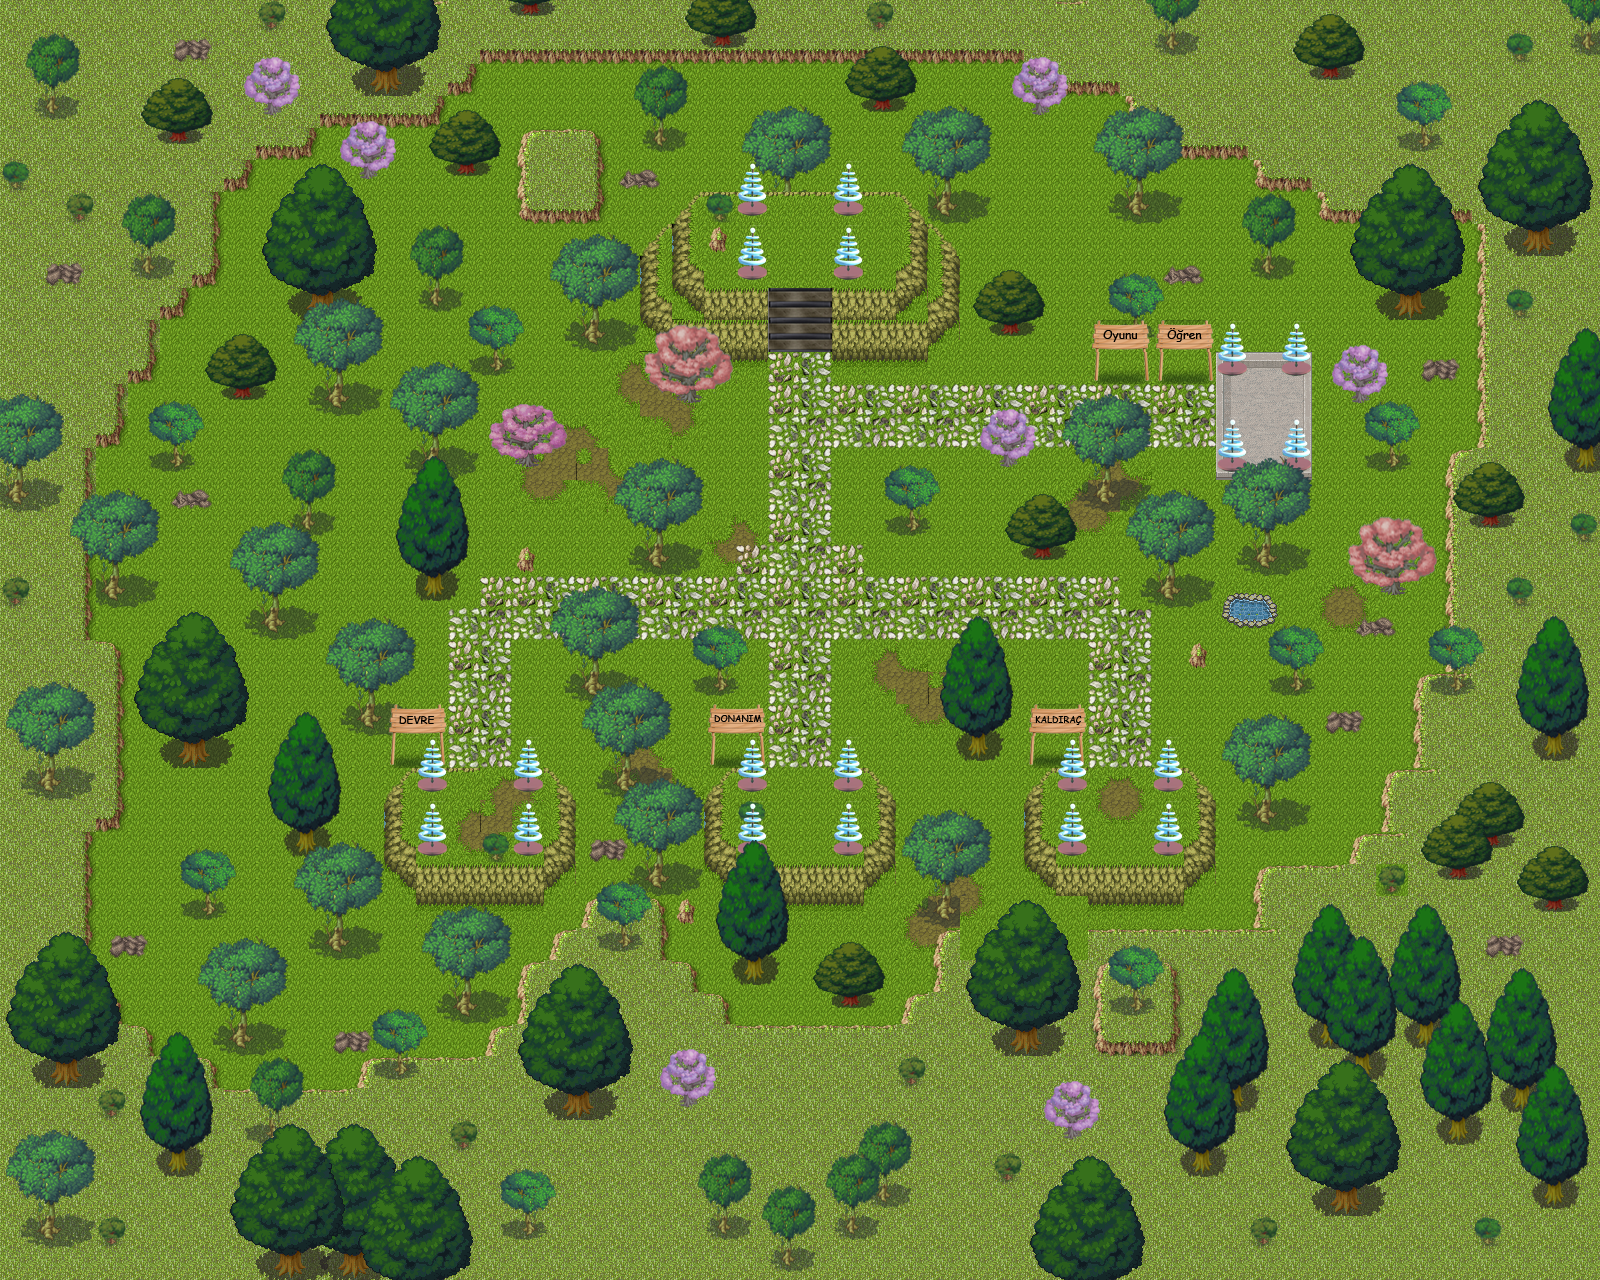

Below is a game level as drawn by its tile map, then a one-line description and the .tmx that defines it (tile-layer data replaced by summaries):
An orthogonal 50x40 tile map with 32x32 px tiles, 3 tile layers (Ground, Fringe, Top), 1 hidden layer not drawn, 12 tilesets and 5 objects (5x PARTICLE_EFFECT).

<map version="1.0" orientation="orthogonal" width="50" height="40" tilewidth="32" tileheight="32">
 <tileset firstgid="1" name="cim" tilewidth="32" tileheight="32">
  <image source="../graphics/tiles/elektroadd/cim.png" />
 </tileset>
 <tileset firstgid="37" name="collision" tilewidth="32" tileheight="32">
  <image source="../graphics/tiles/elektroadd/collision.png" />
 </tileset>
 <tileset firstgid="39" name="cimen" tilewidth="32" tileheight="32">
  <image source="../graphics/tiles/elektroadd/cimen.png" />
 </tileset>
 <tileset firstgid="111" name="siyah" tilewidth="32" tileheight="32">
  <image source="../graphics/tiles/elektroadd/siyah.png" />
 </tileset>
 <tileset firstgid="112" name="merdiven" tilewidth="32" tileheight="32">
  <image source="../graphics/tiles/elektroadd/mrdvn.png" />
 </tileset>
 <tileset firstgid="122" name="tesla" tilewidth="32" tileheight="32">
  <image source="../graphics/tiles/elektroadd/tesla.png" />
 </tileset>
 <tileset firstgid="124" name="agac" tilewidth="32" tileheight="32">
  <image source="../graphics/tiles/elektroadd/agacuzun.png" />
 </tileset>
 <tileset firstgid="160" name="agac_pembe" tilewidth="32" tileheight="32">
  <image source="../graphics/tiles/elektroadd/agacpembe.png" />
 </tileset>
 <tileset firstgid="187" name="tas" tilewidth="32" tileheight="32">
  <image source="../graphics/tiles/elektroadd/taslar.png" />
 </tileset>
 <tileset firstgid="191" name="tabela" tilewidth="32" tileheight="32">
  <image source="../graphics/tiles/elektroadd/ttabela.png" />
 </tileset>
 <tileset firstgid="223" name="standlar" tilewidth="32" tileheight="32">
  <image source="../graphics/tiles/elektroadd/kaldirimlar.png" />
 </tileset>
 <tileset firstgid="265" name="agac2" tilewidth="32" tileheight="32">
  <image source="../graphics/tiles/elektroadd/agaclar.png" />
 </tileset>
 <layer name="Ground" width="50" height="40">
  <data>[2000 cells, 2000 non-empty, 32 distinct tile ids]</data>
 </layer>
 <layer name="Fringe" width="50" height="40">
  <data>[2000 cells, 1325 non-empty, 117 distinct tile ids]</data>
 </layer>
 <layer name="Top" width="50" height="40">
  <data>[2000 cells, 918 non-empty, 113 distinct tile ids]</data>
 </layer>
 <layer name="Collision" width="50" height="40" visible="0">
  <data>[2000 cells, 1081 non-empty, 2 distinct tile ids]</data>
 </layer>
 <objectgroup name="Object Group 1" width="0" height="0">
  <object name="graphics/particles/wispdance.particle.xml" type="PARTICLE_EFFECT" x="799" y="239" width="32" height="32" />
  <object name="graphics/particles/wispdance.particle.xml" type="PARTICLE_EFFECT" x="479" y="814" width="32" height="32" />
  <object name="graphics/particles/wispdance.particle.xml" type="PARTICLE_EFFECT" x="796" y="810" width="32" height="32" />
  <object name="graphics/particles/wispdance.particle.xml" type="PARTICLE_EFFECT" x="1115" y="811" width="32" height="32" />
  <object name="graphics/particles/wispdance.particle.xml" type="PARTICLE_EFFECT" x="1265" y="419" width="32" height="32" />
 </objectgroup>
</map>
